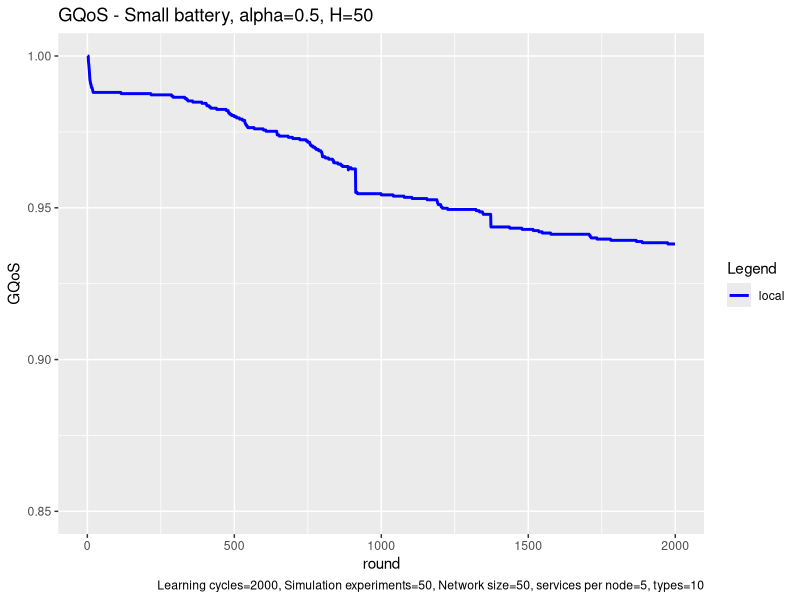

Generate this figure with R:
# execute all lines: ctrl + shift + enter

library(ggplot2)

# set working directory here
setwd(dirname(rstudioapi::getSourceEditorContext()$path))


local <- read.table("exp_assembly_local_energy_template_1675687127786.txt", 
                    header = F,
                    sep = " ",
                    col.names= c("locx","locy")
)


local_x <- local$locx
local_y <- local$locy

head(local)

colors <- c("local"="blue")


ggplot(data=local, aes(x=local_x, col = group),) + 
  
  geom_line(aes(y = local_y, color = "local"), size = 1) +

  labs(x = "round",
       y = "GQoS",
       color = "Legend",
       title = "GQoS - Small battery, alpha=0.5, H=50", 
       caption = "Learning cycles=2000, Simulation experiments=50, Network size=50, services per node=5, types=10") +
  
  scale_color_manual(values = colors)  +
  ylim(0.85, 1.0)
